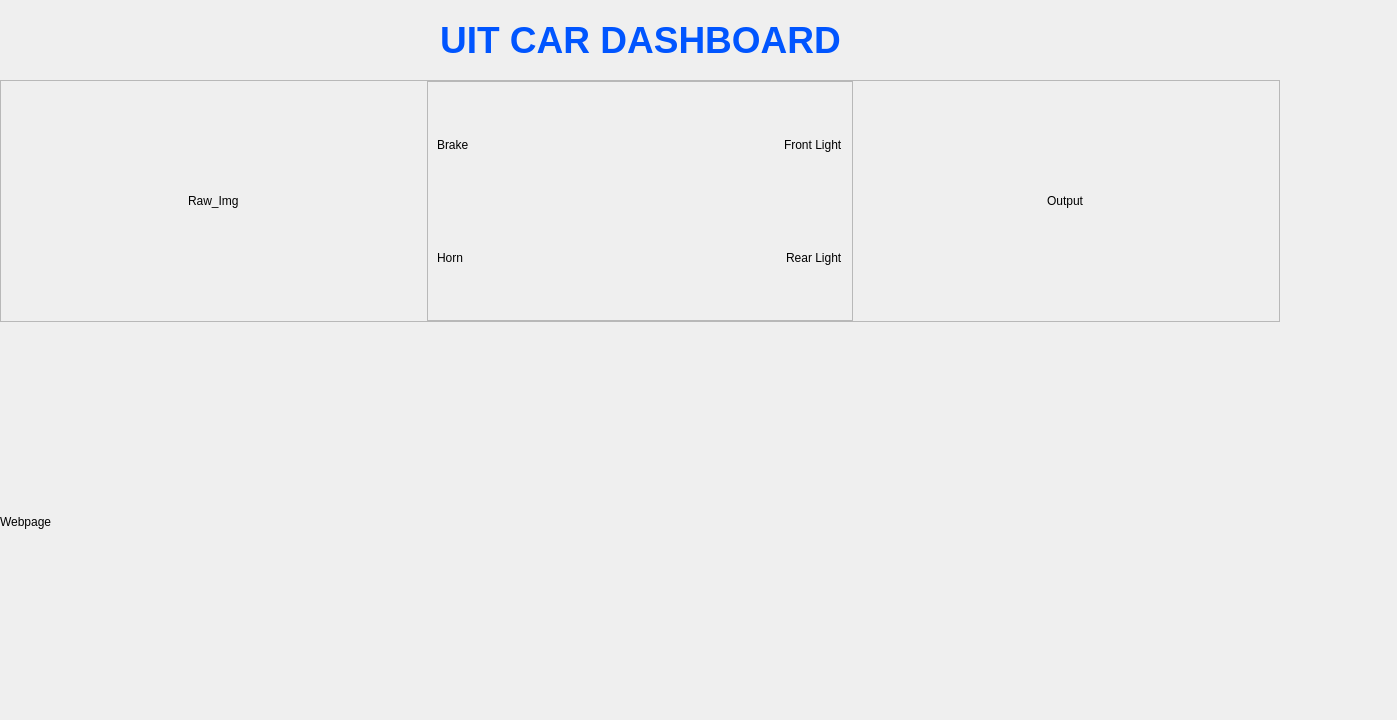
<?xml version="1.0" encoding="UTF-8"?>
<ui version="4.0">
 <class>MainWindow</class>
 <widget class="QMainWindow" name="MainWindow">
  <property name="geometry">
   <rect>
    <x>0</x>
    <y>0</y>
    <width>1397</width>
    <height>720</height>
   </rect>
  </property>
  <property name="windowTitle">
   <string>UIT Car Dashboard</string>
  </property>
  <widget class="QWidget" name="centralwidget">
   <widget class="QFrame" name="Header_Frame">
    <property name="geometry">
     <rect>
      <x>0</x>
      <y>0</y>
      <width>1281</width>
      <height>81</height>
     </rect>
    </property>
    <property name="layoutDirection">
     <enum>Qt::LayoutDirection::LeftToRight</enum>
    </property>
    <property name="styleSheet">
     <string notr="true">border:0</string>
    </property>
    <property name="frameShape">
     <enum>QFrame::Shape::StyledPanel</enum>
    </property>
    <property name="frameShadow">
     <enum>QFrame::Shadow::Raised</enum>
    </property>
    <layout class="QHBoxLayout" name="horizontalLayout">
     <property name="spacing">
      <number>0</number>
     </property>
     <property name="leftMargin">
      <number>0</number>
     </property>
     <property name="topMargin">
      <number>0</number>
     </property>
     <property name="rightMargin">
      <number>0</number>
     </property>
     <property name="bottomMargin">
      <number>0</number>
     </property>
     <item>
      <widget class="QFrame" name="Header_Left">
       <property name="styleSheet">
        <string notr="true">border:0</string>
       </property>
       <property name="frameShape">
        <enum>QFrame::Shape::StyledPanel</enum>
       </property>
       <property name="frameShadow">
        <enum>QFrame::Shadow::Raised</enum>
       </property>
       <property name="lineWidth">
        <number>0</number>
       </property>
       <layout class="QVBoxLayout" name="verticalLayout_6">
        <property name="spacing">
         <number>0</number>
        </property>
        <property name="leftMargin">
         <number>0</number>
        </property>
        <property name="topMargin">
         <number>0</number>
        </property>
        <property name="rightMargin">
         <number>0</number>
        </property>
        <property name="bottomMargin">
         <number>0</number>
        </property>
        <item alignment="Qt::AlignmentFlag::AlignLeft|Qt::AlignmentFlag::AlignVCenter">
         <widget class="QLabel" name="lb_Left_Signal">
          <property name="text">
           <string/>
          </property>
          <property name="pixmap">
           <pixmap>images/left_arrow_small.png</pixmap>
          </property>
         </widget>
        </item>
       </layout>
      </widget>
     </item>
     <item alignment="Qt::AlignmentFlag::AlignHCenter|Qt::AlignmentFlag::AlignVCenter">
      <widget class="QFrame" name="Header_Title">
       <property name="styleSheet">
        <string notr="true">border:0</string>
       </property>
       <property name="frameShape">
        <enum>QFrame::Shape::StyledPanel</enum>
       </property>
       <property name="frameShadow">
        <enum>QFrame::Shadow::Raised</enum>
       </property>
       <property name="lineWidth">
        <number>0</number>
       </property>
       <layout class="QVBoxLayout" name="verticalLayout_4">
        <property name="spacing">
         <number>0</number>
        </property>
        <property name="leftMargin">
         <number>0</number>
        </property>
        <property name="topMargin">
         <number>0</number>
        </property>
        <property name="rightMargin">
         <number>0</number>
        </property>
        <property name="bottomMargin">
         <number>0</number>
        </property>
        <item alignment="Qt::AlignmentFlag::AlignVCenter">
         <widget class="QLabel" name="lb_Title">
          <property name="font">
           <font>
            <pointsize>40</pointsize>
            <bold>true</bold>
           </font>
          </property>
          <property name="styleSheet">
           <string notr="true">border:0</string>
          </property>
          <property name="text">
           <string>&lt;html&gt;&lt;head/&gt;&lt;body&gt;&lt;p align=&quot;center&quot;&gt;&lt;span style=&quot; font-size:28pt; color:#0055ff;&quot;&gt;UIT CAR DASHBOARD&lt;/span&gt;&lt;/p&gt;&lt;/body&gt;&lt;/html&gt;</string>
          </property>
          <property name="alignment">
           <set>Qt::AlignmentFlag::AlignCenter</set>
          </property>
         </widget>
        </item>
       </layout>
      </widget>
     </item>
     <item>
      <widget class="QFrame" name="Header_Right">
       <property name="styleSheet">
        <string notr="true">border:0</string>
       </property>
       <property name="frameShape">
        <enum>QFrame::Shape::StyledPanel</enum>
       </property>
       <property name="frameShadow">
        <enum>QFrame::Shadow::Raised</enum>
       </property>
       <property name="lineWidth">
        <number>0</number>
       </property>
       <layout class="QVBoxLayout" name="verticalLayout_5">
        <property name="spacing">
         <number>0</number>
        </property>
        <property name="leftMargin">
         <number>0</number>
        </property>
        <property name="topMargin">
         <number>0</number>
        </property>
        <property name="rightMargin">
         <number>0</number>
        </property>
        <property name="bottomMargin">
         <number>0</number>
        </property>
        <item alignment="Qt::AlignmentFlag::AlignRight|Qt::AlignmentFlag::AlignVCenter">
         <widget class="QLabel" name="lb_Right_Signal">
          <property name="text">
           <string/>
          </property>
          <property name="pixmap">
           <pixmap>images/right_arrow_small.png</pixmap>
          </property>
         </widget>
        </item>
       </layout>
      </widget>
     </item>
    </layout>
   </widget>
   <widget class="QFrame" name="Body_Frame">
    <property name="geometry">
     <rect>
      <x>0</x>
      <y>80</y>
      <width>1280</width>
      <height>242</height>
     </rect>
    </property>
    <property name="minimumSize">
     <size>
      <width>121</width>
      <height>0</height>
     </size>
    </property>
    <property name="styleSheet">
     <string notr="true"/>
    </property>
    <property name="frameShape">
     <enum>QFrame::Shape::StyledPanel</enum>
    </property>
    <property name="frameShadow">
     <enum>QFrame::Shadow::Raised</enum>
    </property>
    <layout class="QHBoxLayout" name="horizontalLayout_2">
     <property name="spacing">
      <number>0</number>
     </property>
     <property name="leftMargin">
      <number>0</number>
     </property>
     <property name="topMargin">
      <number>0</number>
     </property>
     <property name="rightMargin">
      <number>0</number>
     </property>
     <property name="bottomMargin">
      <number>0</number>
     </property>
     <item>
      <widget class="QFrame" name="Body_Left_Frame">
       <property name="styleSheet">
        <string notr="true">border:0</string>
       </property>
       <property name="frameShape">
        <enum>QFrame::Shape::StyledPanel</enum>
       </property>
       <property name="frameShadow">
        <enum>QFrame::Shadow::Raised</enum>
       </property>
       <layout class="QVBoxLayout" name="verticalLayout_3">
        <property name="spacing">
         <number>0</number>
        </property>
        <property name="leftMargin">
         <number>0</number>
        </property>
        <property name="topMargin">
         <number>0</number>
        </property>
        <property name="rightMargin">
         <number>0</number>
        </property>
        <property name="bottomMargin">
         <number>0</number>
        </property>
        <item alignment="Qt::AlignmentFlag::AlignHCenter|Qt::AlignmentFlag::AlignVCenter">
         <widget class="QLabel" name="lb_Raw_Img">
          <property name="text">
           <string>Raw_Img</string>
          </property>
         </widget>
        </item>
       </layout>
      </widget>
     </item>
     <item>
      <widget class="QFrame" name="Body_Center_Frame">
       <property name="styleSheet">
        <string notr="true"/>
       </property>
       <property name="frameShape">
        <enum>QFrame::Shape::StyledPanel</enum>
       </property>
       <property name="frameShadow">
        <enum>QFrame::Shadow::Raised</enum>
       </property>
       <layout class="QGridLayout" name="gridLayout">
        <item row="0" column="0" alignment="Qt::AlignmentFlag::AlignLeft">
         <widget class="QLabel" name="label_3">
          <property name="text">
           <string>Brake</string>
          </property>
         </widget>
        </item>
        <item row="0" column="1" rowspan="2" alignment="Qt::AlignmentFlag::AlignHCenter|Qt::AlignmentFlag::AlignVCenter">
         <widget class="AnalogGaugeWidget" name="Analog_Gauge_Speed" native="true">
          <property name="enabled">
           <bool>false</bool>
          </property>
          <property name="minimumSize">
           <size>
            <width>200</width>
            <height>200</height>
           </size>
          </property>
         </widget>
        </item>
        <item row="0" column="2" alignment="Qt::AlignmentFlag::AlignRight">
         <widget class="QLabel" name="label_4">
          <property name="text">
           <string>Front Light</string>
          </property>
         </widget>
        </item>
        <item row="1" column="0" alignment="Qt::AlignmentFlag::AlignLeft">
         <widget class="QLabel" name="label_5">
          <property name="text">
           <string>Horn</string>
          </property>
         </widget>
        </item>
        <item row="1" column="2" alignment="Qt::AlignmentFlag::AlignRight">
         <widget class="QLabel" name="label_6">
          <property name="text">
           <string>Rear Light</string>
          </property>
         </widget>
        </item>
       </layout>
      </widget>
     </item>
     <item>
      <widget class="QFrame" name="Body_Right_Frame">
       <property name="styleSheet">
        <string notr="true">border:0</string>
       </property>
       <property name="frameShape">
        <enum>QFrame::Shape::StyledPanel</enum>
       </property>
       <property name="frameShadow">
        <enum>QFrame::Shadow::Raised</enum>
       </property>
       <layout class="QVBoxLayout" name="verticalLayout_2">
        <item alignment="Qt::AlignmentFlag::AlignHCenter|Qt::AlignmentFlag::AlignVCenter">
         <widget class="QLabel" name="lb_Output_Img">
          <property name="text">
           <string>Output</string>
          </property>
         </widget>
        </item>
       </layout>
      </widget>
     </item>
    </layout>
   </widget>
   <widget class="QFrame" name="Webview_Frame">
    <property name="geometry">
     <rect>
      <x>0</x>
      <y>322</y>
      <width>1280</width>
      <height>400</height>
     </rect>
    </property>
    <property name="minimumSize">
     <size>
      <width>1280</width>
      <height>400</height>
     </size>
    </property>
    <property name="styleSheet">
     <string notr="true">border:0</string>
    </property>
    <property name="frameShape">
     <enum>QFrame::Shape::StyledPanel</enum>
    </property>
    <property name="frameShadow">
     <enum>QFrame::Shadow::Raised</enum>
    </property>
    <layout class="QVBoxLayout" name="verticalLayout">
     <property name="spacing">
      <number>0</number>
     </property>
     <property name="leftMargin">
      <number>0</number>
     </property>
     <property name="topMargin">
      <number>0</number>
     </property>
     <property name="rightMargin">
      <number>0</number>
     </property>
     <property name="bottomMargin">
      <number>0</number>
     </property>
     <item>
      <widget class="QWidget" name="WebViewContainer" native="true">
       <layout class="QVBoxLayout" name="verticalLayout_7">
        <property name="spacing">
         <number>0</number>
        </property>
        <property name="leftMargin">
         <number>0</number>
        </property>
        <property name="topMargin">
         <number>0</number>
        </property>
        <property name="rightMargin">
         <number>0</number>
        </property>
        <property name="bottomMargin">
         <number>0</number>
        </property>
        <item>
         <widget class="QLabel" name="lb_Web">
          <property name="text">
           <string>Webpage</string>
          </property>
         </widget>
        </item>
       </layout>
      </widget>
     </item>
    </layout>
   </widget>
  </widget>
 </widget>
 <customwidgets>
  <customwidget>
   <class>AnalogGaugeWidget</class>
   <extends>QWidget</extends>
   <header location="global">Custom_Widgets.AnalogGaugeWidget.h</header>
   <container>1</container>
  </customwidget>
 </customwidgets>
 <resources/>
 <connections/>
</ui>
